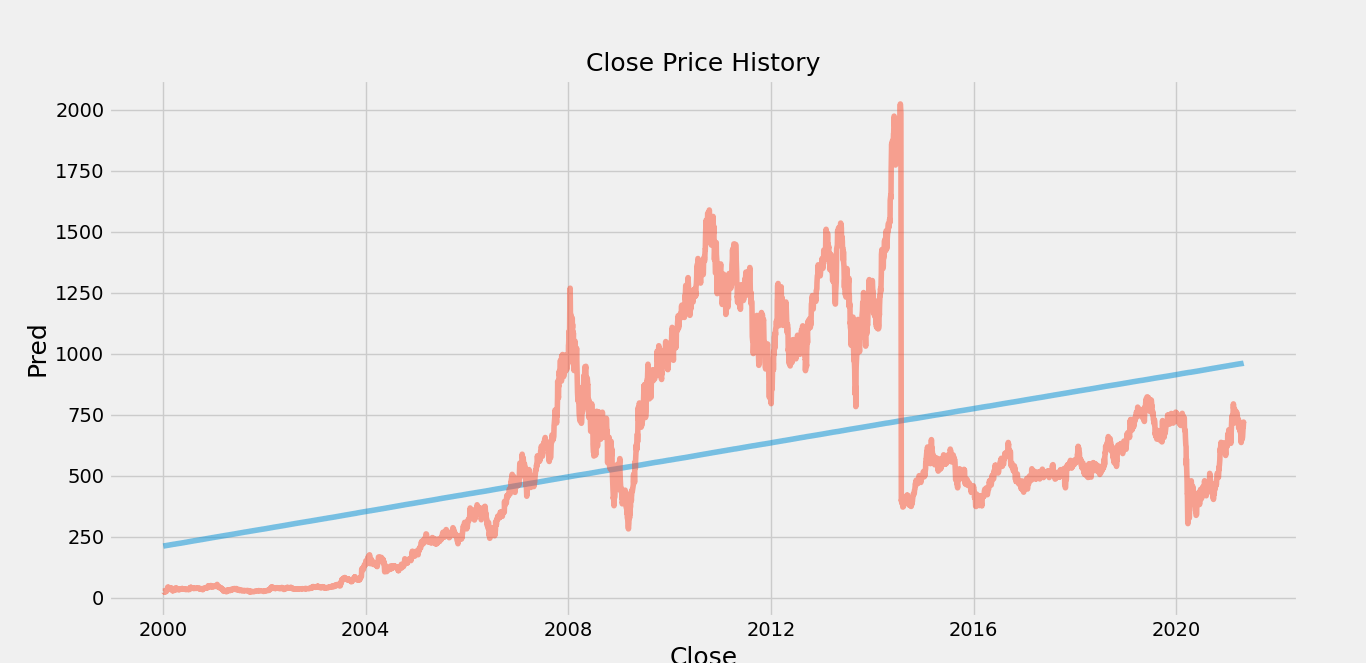

The script that drew this image:
import pandas as pd
import numpy as np
from sklearn.linear_model import LinearRegression
from sklearn.metrics import r2_score
import matplotlib.pyplot as plt
plt.style.use('fivethirtyeight')

sc = pd.read_csv('C:/Users/DELL/Documents/codi/AXISBANK.csv')
#print(sc)

sc = sc.set_index(pd.DatetimeIndex(sc['Date'].values))
print(sc)

lr = sc.copy()
lr["Numbers"] = list(range(0, len(lr)))

X= np.array(lr[["Numbers"]])

y = lr['Close'].values

liner_model =LinearRegression().fit(X,y)
print("Intercept:", liner_model.intercept_)
print("Slope:", liner_model.coef_)

y_pred = liner_model.coef_ * X + liner_model.intercept_
lr["Pred"] = y_pred 

plt.figure(figsize=(16,8))
plt.title('Close Price History', fontsize=18)
plt.plot(lr['Pred'], alpha =0.5, label = 'Pred')
plt.plot(lr['Close'], alpha =0.5, label = 'Close')
plt.xlabel('Close', fontsize =18)
plt.ylabel('Pred', fontsize=18)
plt.show()

r2_score(lr["Close"], lr["Pred"])

liner_model.coef_ * len(lr)+1 + liner_model.intercept_
